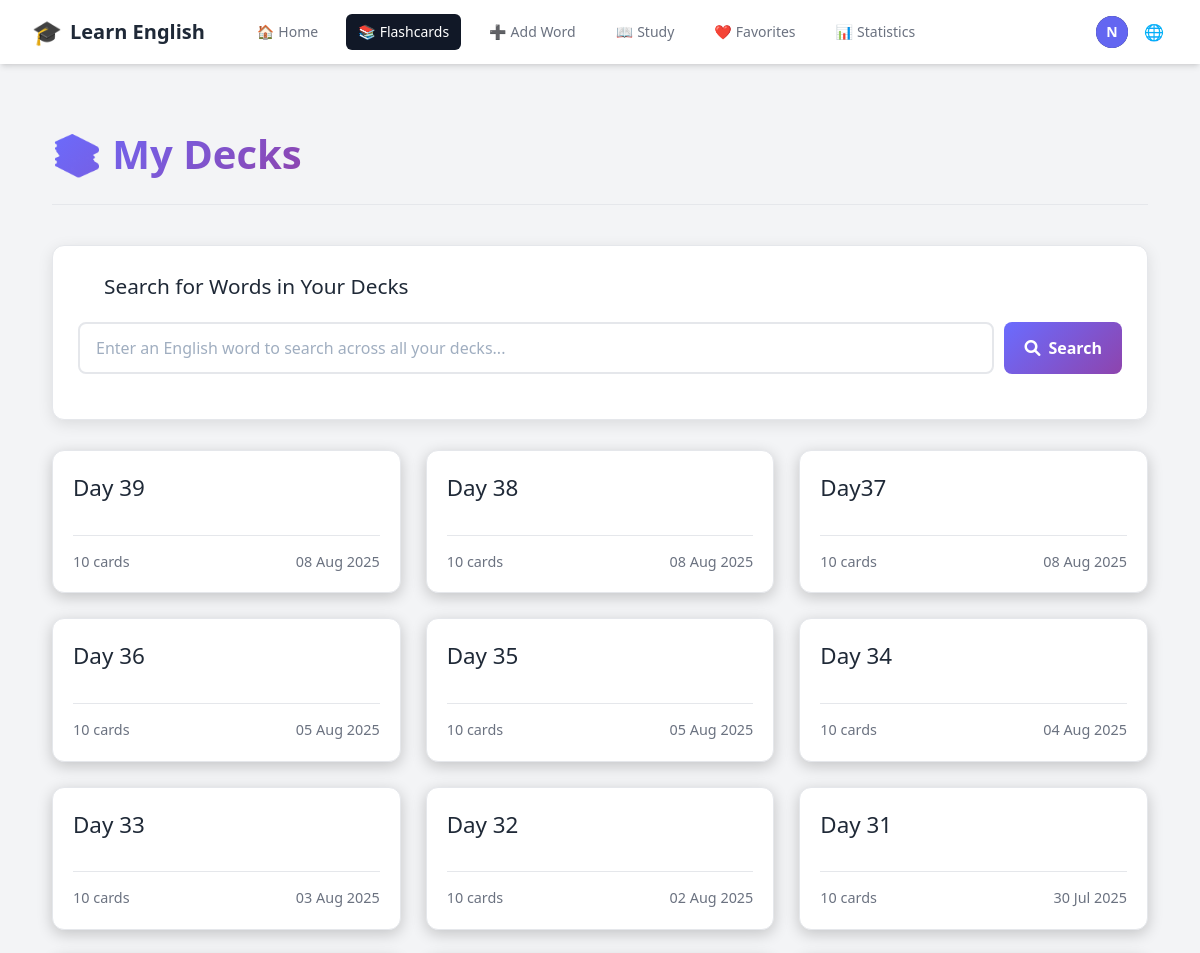
Page /decks/ (signed in, upper part) on the earlier database version.
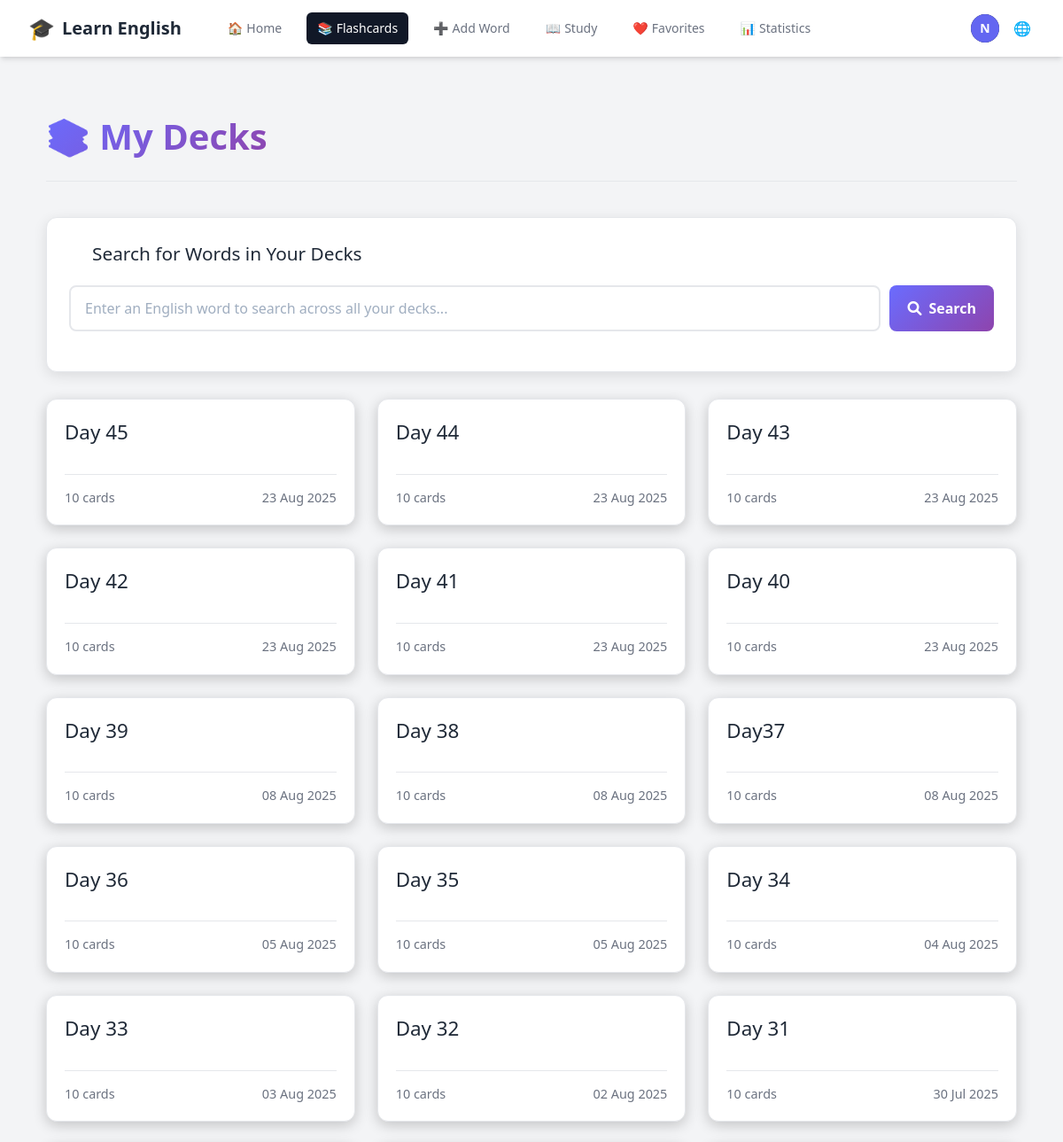
Same page on the later database version.
### accounts/models.py (models this page shows, shortened)
class CustomUser(AbstractUser):
    email = models.EmailField(unique=True)
    username = None  # Remove username field
    USERNAME_FIELD = 'email'
    REQUIRED_FIELDS = []
    objects = CustomUserManager()

### vocabulary/models.py (models this page shows, shortened)
class Deck(models.Model):
    user = models.ForeignKey(settings.AUTH_USER_MODEL, on_delete=models.CASCADE, related_name='decks')
    name = models.CharField(max_length=255)
    created_at = models.DateTimeField(auto_now_add=True)
    class Meta:
        ordering = ['-created_at']
        unique_together = ['user', 'name']

### vocabulary/views.py (the view)
# urls.py: path('decks/', views.deck_list, name='deck_list'),
@login_required
def deck_list(request):
    decks = Deck.objects.filter(user=request.user).annotate(
        card_count=Count('flashcards')
    ).order_by('-created_at')
    context = {
        'decks': decks
    }
    return render(request, 'vocabulary/deck_list.html', context)

### vocabulary/context_processors.py (called while the page is built)
    def _(message):
        return str(message)

### vocabulary/templates/vocabulary/deck_list.html (shortened to what this page needs)
{% extends "base.html" %}
{% block content %}
<div class="deck-list-page">
    <div class="page-header">
        <h1>📚 {{ manual_texts.my_decks }}</h1>
    </div>
    <div class="search-section">
        <div class="search-header">
            <i class="fas fa-search"></i>
            <h3>Search for Words in Your Decks</h3>
        </div>
        <div class="search-input-container">
            <input
                type="text"
                id="wordSearchInput"
                class="search-input"
                placeholder="Enter an English word to search across all your decks..."
                autocomplete="off"
            >
            <button id="searchBtn" class="search-btn">
                <i class="fas fa-search"></i>
                Search
            </button>
        </div>
    </div>
    {% if decks %}
        <div class="deck-grid">
            {% for deck in decks %}
                <div class="deck-card-wrapper">
                    <a href="{% url 'deck_detail' deck.id %}" class="deck-card">
                        <div>
                            <h2>{{ deck.name }}</h2>
                        </div>
                        <div class="deck-info">
                            <span>{{ deck.card_count }} {{ manual_texts.cards_text }}</span>
                            <span class="created-date">{{ deck.created_at|date:"d M Y" }}</span>
                        </div>
                    </a>
                </div>
            {% endfor %}
        </div>
    {% else %}
        <div class="no-decks">
            <h2>{{ manual_texts.no_decks_yet }}</h2>
            <p>{{ manual_texts.get_started_by }} <a href="{% url 'add_flashcard' %}">{{ manual_texts.adding_flashcards }}</a>!</p>
        </div>
    {% endif %}
</div>
{% endblock %}

### vocabulary/templates/base.html (shortened to what this page needs)
{% load static %}
<!DOCTYPE html>
  <html lang="en">
  <head>
    <script src="https://cdn.tailwindcss.com"></script>
    <link rel="stylesheet" type="text/css" href="{% static 'css/main.css' %}" />
    <link
      rel="stylesheet"
      href="https://cdnjs.cloudflare.com/ajax/libs/font-awesome/6.0.0-beta3/css/all.min.css"
    />
  </head>
  <body class="bg-gray-100 dark:bg-gray-900">
    <nav class="bg-white dark:bg-gray-800 shadow-md">
      <div class="max-w-7xl mx-auto px-4 sm:px-6 lg:px-8">
        <div class="flex items-center justify-between h-16">
          <div class="flex items-center">
            <a
              href="{% if user.is_authenticated %}{% url 'dashboard' %}{% else %}{% url 'account_login' %}{% endif %}"
              class="flex-shrink-0 flex items-center space-x-2"
            >
              <span class="text-2xl">🎓</span>
              <span class="text-xl font-bold text-gray-800 dark:text-white"
                >{{ manual_texts.learn_english }}</span
              >
            </a>
            <div class="hidden md:block">
              <div class="ml-10 flex items-baseline space-x-4">
                {% if user.is_authenticated %}
                <a
                  href="{% url 'dashboard' %}"
                  class="{% if request.resolver_match.url_name == 'dashboard' %}bg-gray-900 text-white{% else %}text-gray-500 dark:text-gray-300 hover:bg-gray-700 hover:text-white{% endif %} px-3 py-2 rounded-md text-sm font-medium flex items-center space-x-1"
                  id="nav-home"
                >
                  <span class="nav-icon">🏠</span>
                  <span>{{ manual_texts.home }}</span>
                </a>
                <a
                  href="{% url 'deck_list' %}"
                  class="{% if request.resolver_match.url_name == 'deck_list' or request.resolver_match.url_name == 'deck_detail' %}bg-gray-900 text-white{% else %}text-gray-500 dark:text-gray-300 hover:bg-gray-700 hover:text-white{% endif %} px-3 py-2 rounded-md text-sm font-medium flex items-center space-x-1"
                  id="nav-flashcards"
                >
                  <span class="nav-icon">📚</span>
                  <span>{{ manual_texts.flashcards }}</span>
                </a>
                <a
                  href="{% url 'add_flashcard' %}"
                  class="{% if request.resolver_match.url_name == 'add_flashcard' %}bg-gray-900 text-white{% else %}text-gray-500 dark:text-gray-300 hover:bg-gray-700 hover:text-white{% endif %} px-3 py-2 rounded-md text-sm font-medium flex items-center space-x-1"
                  id="nav-add-word"
                >
                  <span class="nav-icon">➕</span>
                  <span>{{ manual_texts.add_word }}</span>
                </a>
                <a
                  href="{% url 'study' %}"
                  class="{% if request.resolver_match.url_name == 'study' %}bg-gray-900 text-white{% else %}text-gray-500 dark:text-gray-300 hover:bg-gray-700 hover:text-white{% endif %} px-3 py-2 rounded-md text-sm font-medium flex items-center space-x-1"
                  id="nav-study"
                >
                  <span class="nav-icon">📖</span>
                  <span>{{ manual_texts.study }}</span>
                </a>
                <a
                  href="{% url 'favorites' %}"
                  class="{% if request.resolver_match.url_name == 'favorites' %}bg-gray-900 text-white{% else %}text-gray-500 dark:text-gray-300 hover:bg-gray-700 hover:text-white{% endif %} px-3 py-2 rounded-md text-sm font-medium flex items-center space-x-1"
                  id="nav-favorites"
                >
                  <span class="nav-icon">❤️</span>
                  <span>{{ manual_texts.favorites|default:"Favorites" }}</span>
                </a>
                <a
                  href="{% url 'statistics' %}"
                  class="{% if request.resolver_match.url_name == 'statistics' %}bg-gray-900 text-white{% else %}text-gray-500 dark:text-gray-300 hover:bg-gray-700 hover:text-white{% endif %} px-3 py-2 rounded-md text-sm font-medium flex items-center space-x-1"
                  id="nav-statistics"
                >
                  <span class="nav-icon">📊</span>
                  <span>{{ manual_texts.statistics }}</span>
                </a>
                {% endif %}
              </div>
            </div>
          </div>
          <div class="hidden md:block">
            <div class="ml-4 flex items-center md:ml-6">
              {% if user.is_authenticated %}
              <div class="ml-3 relative">
                <div>
                  <button
                    type="button"
                    id="user-toggle"
                    class="max-w-xs bg-gray-800 rounded-full flex items-center text-sm focus:outline-none focus:ring-2 focus:ring-offset-2 focus:ring-offset-gray-800 focus:ring-white"
                    aria-expanded="false"
                    aria-haspopup="true"
                  >
                    <div
                      class="h-8 w-8 rounded-full bg-indigo-500 flex items-center justify-center text-white font-bold"
                    >
                      {{ user.email|slice:":1"|upper }}
                    </div>
                  </button>
                </div>
              </div>
              {% endif %}
              <div class="ml-3 relative">
                <div>
                  <button
                    type="button"
                    id="lang-toggle"
                    class="bg-white dark:bg-gray-800 p-1 rounded-full text-gray-400 dark:text-gray-300 hover:text-gray-500 dark:hover:text-white focus:outline-none focus:ring-2 focus:ring-offset-2 focus:ring-offset-gray-800 focus:ring-white"
                  >
                    <span class="nav-icon">🌐</span>
                  </button>
                </div>
              </div>
            </div>
          </div>
        </div>
      </div>
    </nav>
    <main class="py-10">
      <div class="max-w-7xl mx-auto px-4 sm:px-6 lg:px-8">
        {% block content %}{% endblock %}
      </div>
    </main>
  </body>
</html>

### static/css/main.css (style rules this page uses)
* { margin: 0; padding: 0; box-sizing: border-box; }
body { background: #18182f; color: #fff; font-family: "Segoe UI", Tahoma, Geneva, Verdana, sans-serif; line-height: 1.6; min-height: 100vh; }
.page-header { text-align: left; margin-bottom: 30px; padding-bottom: 20px; border-bottom: 1px solid var(--border-color); display: flex; justify-content: space-between; align-items: center; }
.page-header h1 { font-size: 2.2em; font-weight: 700; color: var(--text-main); }

### vocabulary/templates/base.html (style rules this page uses)
:root { --primary-color: #6a6cff; --primary-color-dark: #5859d8; --background-main: #f3f4f6; --background-secondary: #ffffff; --background-light: #ffffff; --text-main: #1f2937; --text-muted: #6b7280; --border-color: #e5e7eb; --card-background: var(--background-secondary); --card-border-color: var(--border-color); --card-text-main: var(--text-main); --card-text-muted: var(--text-muted); --card-shadow: 0 1px 3px 0 rgba(0, 0, 0, 0.1), 0 1px 2px 0 rgba(0, 0, 0, 0.06); --card-shadow-hover: 0 4px 6px -1px rgba(0, 0, 0, 0.1), 0 2px 4px -1px rgba(0, 0, 0, 0.06); }

### vocabulary/templates/vocabulary/deck_list.html (style rules this page uses)
.deck-list-page { max-width: 1200px; margin: 20px auto; padding: 0 20px; }
.page-header { text-align: center; margin-bottom: 40px; padding-bottom: 20px; border-bottom: 1px solid var(--border-color); }
.page-header h1 { font-size: 2.5em; font-weight: 700; background: linear-gradient(135deg, var(--primary-color), #8e44ad); -webkit-background-clip: text; -webkit-text-fill-color: transparent; }
.deck-grid { display: grid; grid-template-columns: repeat(auto-fill, minmax(280px, 1fr)); gap: 25px; }
.deck-card { background-color: var(--card-background); border: 1px solid var(--card-border-color); border-radius: 12px; padding: 20px; display: flex; flex-direction: column; justify-content: space-between; transition: all 0.3s ease; text-decoration: none; color: var(--card-text-main); box-shadow: 0 4px 15px rgba(0, 0, 0, 0.2); position: relative; }
.deck-card h2 { font-size: 1.4em; margin-bottom: 10px; word-break: break-word; }
.deck-info { display: flex; justify-content: space-between; align-items: center; margin-top: 20px; padding-top: 15px; border-top: 1px solid var(--card-border-color); font-size: 0.9em; color: var(--card-text-muted); }
.search-section { background-color: var(--card-background); border: 1px solid var(--card-border-color); border-radius: 12px; padding: 25px; margin-bottom: 30px; box-shadow: 0 4px 15px rgba(0, 0, 0, 0.1); }
.search-header { display: flex; align-items: center; gap: 10px; margin-bottom: 20px; }
.search-header h3 { margin: 0; color: var(--text-main); font-size: 1.3em; }
.search-input-container { display: flex; gap: 10px; margin-bottom: 20px; position: relative; }
.search-input { flex: 1; padding: 12px 16px; border: 2px solid var(--card-border-color); border-radius: 8px; font-size: 1rem; background-color: #ffffff; color: #2d3748; transition: border-color 0.3s ease; }
.search-input::placeholder { color: #a0aec0; opacity: 1; }
.search-btn { padding: 12px 20px; background: linear-gradient(135deg, var(--primary-color), #8e44ad); color: white; border: none; border-radius: 8px; font-weight: 600; cursor: pointer; transition: all 0.3s ease; display: flex; align-items: center; gap: 8px; }

Differences in the rows shown:
added Deck: name "Day 45", card_count "10", cards_text "cards", created_at "23 Aug 2025"
added Deck: name "Day 44", card_count "10", cards_text "cards", created_at "23 Aug 2025"
added Deck: name "Day 43", card_count "10", cards_text "cards", created_at "23 Aug 2025"
added Deck: name "Day 42", card_count "10", cards_text "cards", created_at "23 Aug 2025"
added Deck: name "Day 41", card_count "10", cards_text "cards", created_at "23 Aug 2025"
added Deck: name "Day 40", card_count "10", cards_text "cards", created_at "23 Aug 2025"
